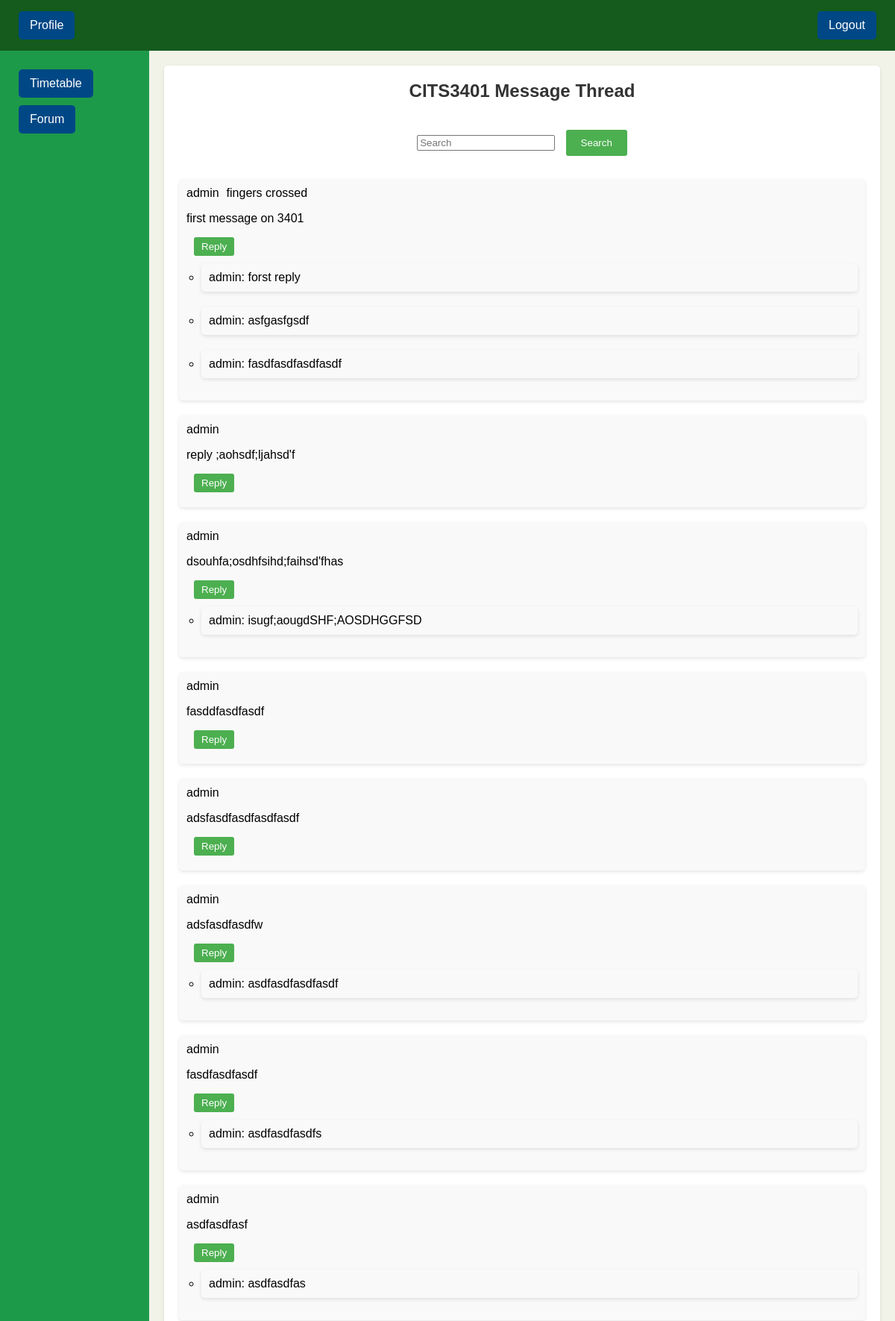
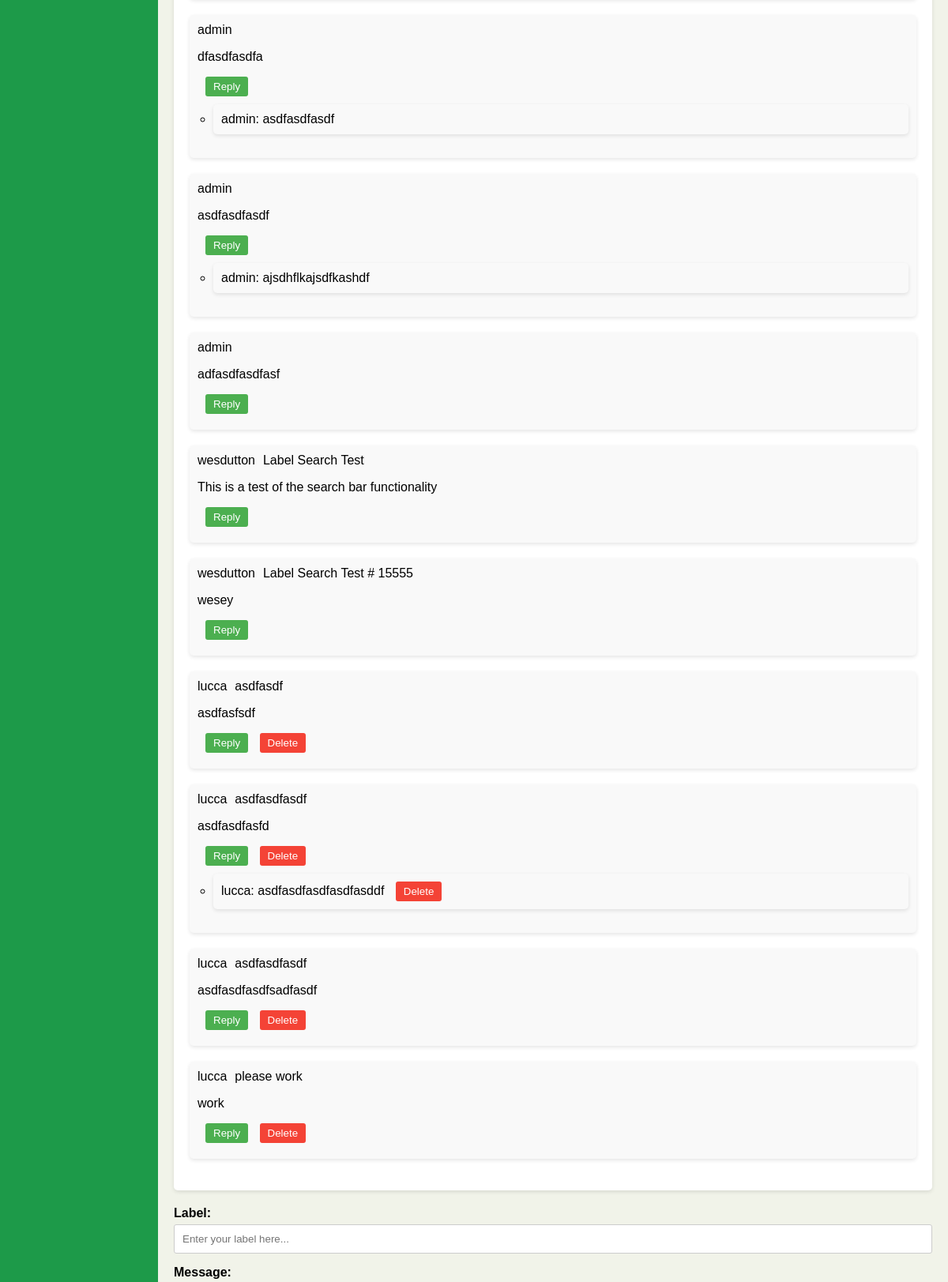
/message_board?class_id=CITS3401 (signed in, upper part), run on the app's committed database (2 pictures, top to bottom).
### src/models.py (models this page shows, shortened)
class Message(db.Model):
    id = db.Column(db.Integer, primary_key=True)
    user_id = db.Column(db.Integer, db.ForeignKey('user.id'), nullable=False)
    content = db.Column(db.Text, nullable=False)
    timestamp = db.Column(db.DateTime, index=True, default=datetime.utcnow)
    parent_id = db.Column(db.Integer, db.ForeignKey(
        'message.id'), nullable=True)
    image_url = db.Column(db.String, nullable=True)
    label = db.Column(db.Text, nullable=False)
    unit_id = db.Column(db.Integer, db.ForeignKey('units.unit_id'))
    user = db.relationship('User', backref='messages')
    replies = db.relationship('Message', backref=db.backref(
        'parent', remote_side=[id]), lazy='dynamic')

class User(db.Model, UserMixin):
    id = db.Column(db.Integer, primary_key=True)
    username = db.Column(db.String(20), unique=True, nullable=False)
    password = db.Column(db.String(60), nullable=False)
    email = db.Column(db.String(120), unique=True, nullable=True)
    role = db.Column(db.String(20), nullable=False)
    email_verified = db.Column(db.Boolean, nullable=False, default=False)

### src/routes.py (the view)
@main.route('/message_board')
@login_required
def message_board():
    class_id = request.args.get('class_id')
    if not class_id:
        return "Class ID is required", 400
    messages = Message.query.filter_by(unit_id=class_id).all()
    return render_template('message_board.html', messages=messages, class_id=class_id, current_user=current_user)

### webforms.py
class searchForm(FlaskForm):
    searched = StringField('searched', validators=[DataRequired()])
    submit = SubmitField('Submit')

### src/__init__.py (called while the page is built)
@login_manager.user_loader
def load_user(id):
    from src.models import User, Message
    return User.query.get(int(id))

### src/routes.py (called while the page is built)
@main.context_processor
def base():
    form = searchForm()
    return dict(form=form)

### src/templates/message_board.html (shortened to what this page needs)
{% extends "base_user.html" %}
{% block content %}
    </head>
    <body>
        <div id="message-board">
            <h2><span id="unitCode">{{ class_id }}</span> Message Thread</h2>
            <br/>
            <div class="container-search" id="searchbar">
                <form method="POST" action="{{ url_for('main.search')}}" class="d-flex">
                    <input class="form-control me-2" type="search" placeholder="Search"
                    aria-label="Search" name="searched">
                    <button class="btn btn-success" type="submit">Search</button>
                </form>
            </div>
            <ul id="messages">
                {% for message in messages %}
                    {% if message.parent_id == None %}
                        <li data-message-id="{{ message.id }}" class="message-item">
                            <div class="message-header">
                                <span class="message-user">{{ message.user.username }}</span>
                                <span class="message-label">{{ message.label }}</span>
                            </div>
                            <div class="message-body">
                                <p>{{ message.content }}</p>
                                <button class="reply-btn" data-message-id="{{ message.id }}">Reply</button>
                                {% if message.user_id == current_user.id or current_user.role == 'admin' %}
                                    <button class="delete-btn" data-message-id="{{ message.id }}">Delete</button>
                                {% endif %}
                            </div>
                            <div>
                                <ul class="replies">
                                    {% for reply in messages %}
                                        {% if reply.parent_id == message.id %}
                                            <li data-message-id="{{ reply.id }}">
                                                {{ reply.user.username }}: {{ reply.content }}
                                                {% if reply.user_id == current_user.id or current_user.role == 'admin' %}
                                                    <button class="delete-btn" data-message-id="{{ reply.id }}">Delete</button>
                                                {% endif %}
                                            </li>
                                        {% endif %}
                                    {% endfor %}
                                </ul>
                            </div>
                        </li>
                    {% endif %}
                {% endfor %}
            </ul>
        </div>
        <form id="message-board-form">
            <div class="form-group">
                <label for="message-label-input">Label:</label>
                <input type="text" id="message-label-input" name="message_label" placeholder="Enter your label here..." required>
            </div>
            <div class="form-group">
                <label for="message-board-input">Message:</label>
            </div>
        </form>
    </body>
</html>
{% endblock %}

### src/static/user.css (style rules this page uses)
body, html { margin: 0; padding: 0; height: 100%; font-family: Arial, sans-serif; }
.form-group { margin-bottom: 10px; }
.form-group label, .form-group input { display: block; }
.form-group input { width: 100%; box-sizing: border-box; }

### src/templates/message_board.html (style rules this page uses)
#message-board { margin: 0 auto; background-color: #fff; padding: 20px; border-radius: 5px; box-shadow: 0 2px 5px rgba(0, 0, 0, 0.1); }
h2 { text-align: center; margin-top: 0; color: #333; }
#messages { list-style-type: none; padding: 0; }
#messages li { margin-bottom: 20px; padding: 10px; background-color: #f9f9f9; border-radius: 5px; box-shadow: 0 2px 5px rgba(0, 0, 0, 0.1); }
.reply-btn, .delete-btn, .btn-success { padding: 5px 10px; background-color: #4CAF50; color: #fff; border: none; border-radius: 3px; cursor: pointer; margin-left: 10px; }
.delete-btn { background-color: #f44336; }
.replies { margin-top: 10px; padding-left: 20px; }
.replies li { margin-bottom: 10px; padding: 5px; background-color: #f1f1f1; border-radius: 3px; }
#message-board-form { margin-top: 20px; }
.form-group { margin-bottom: 15px; }
label { display: block; margin-bottom: 5px; font-weight: bold; }
input[type="text"] { width: 100%; padding: 10px; border: 1px solid #ccc; border-radius: 3px; box-sizing: border-box; }
button[type="submit"] { padding: 10px 20px; background-color: #4CAF50; color: #fff; border: none; border-radius: 3px; cursor: pointer; }
#message-board { margin-top: 0px; }
.container-search { text-align: center; margin-top: 0; color: #333; border-color: #333; border-radius: 10px; padding-bottom: 15px; }
.message-header { display: flex; justify-content: start; align-items: center; }
.message-user, .message-label { margin-right: 10px; }

### data on the page
Message: user.username "admin", label "fingers crossed", content "first message on 3401"
Message: user.username "admin", content "forst reply"
Message: user.username "admin", content "asfgasfgsdf"
Message: user.username "admin", content "fasdfasdfasdfasdf"
Message: user.username "admin", content "reply ;aohsdf;ljahsd'f"
Message: user.username "admin", content "dsouhfa;osdhfsihd;faihsd'fhas"
Message: user.username "admin", content "isugf;aougdSHF;AOSDHGGFSD"
Message: user.username "admin", content "fasddfasdfasdf"
Message: user.username "admin", content "adsfasdfasdfasdfasdf"
Message: user.username "admin", content "adsfasdfasdfw"
Message: user.username "admin", content "asdfasdfasdfasdf"
Message: user.username "admin", content "fasdfasdfasdf"
Message: user.username "admin", content "asdfasdfasdfs"
Message: user.username "admin", content "asdfasdfasf"
Message: user.username "admin", content "asdfasdfas"
Message: user.username "admin", content "dfasdfasdfa"
Message: user.username "admin", content "asdfasdfasdf"
Message: user.username "admin", content "asdfasdfasdf"
Message: user.username "admin", content "ajsdhflkajsdfkashdf"
Message: user.username "admin", content "adfasdfasdfasf"
Message: user.username "wesdutton", label "Label Search Test", content "This is a test of the search bar functionality"
Message: user.username "wesdutton", label "Label Search Test # 15555", content "wesey"
Message: user.username "lucca", label "asdfasdf", content "asdfasfsdf"
Message: user.username "lucca", label "asdfasdfasdf", content "asdfasdfasfd"
Message: user.username "lucca", content "asdfasdfasdfasdfasddf"
Message: user.username "lucca", label "asdfasdfasdf", content "asdfasdfasdfsadfasdf"
Message: user.username "lucca", label "please work", content "work"

### other printed values
{{ class_id }} "CITS3401"
